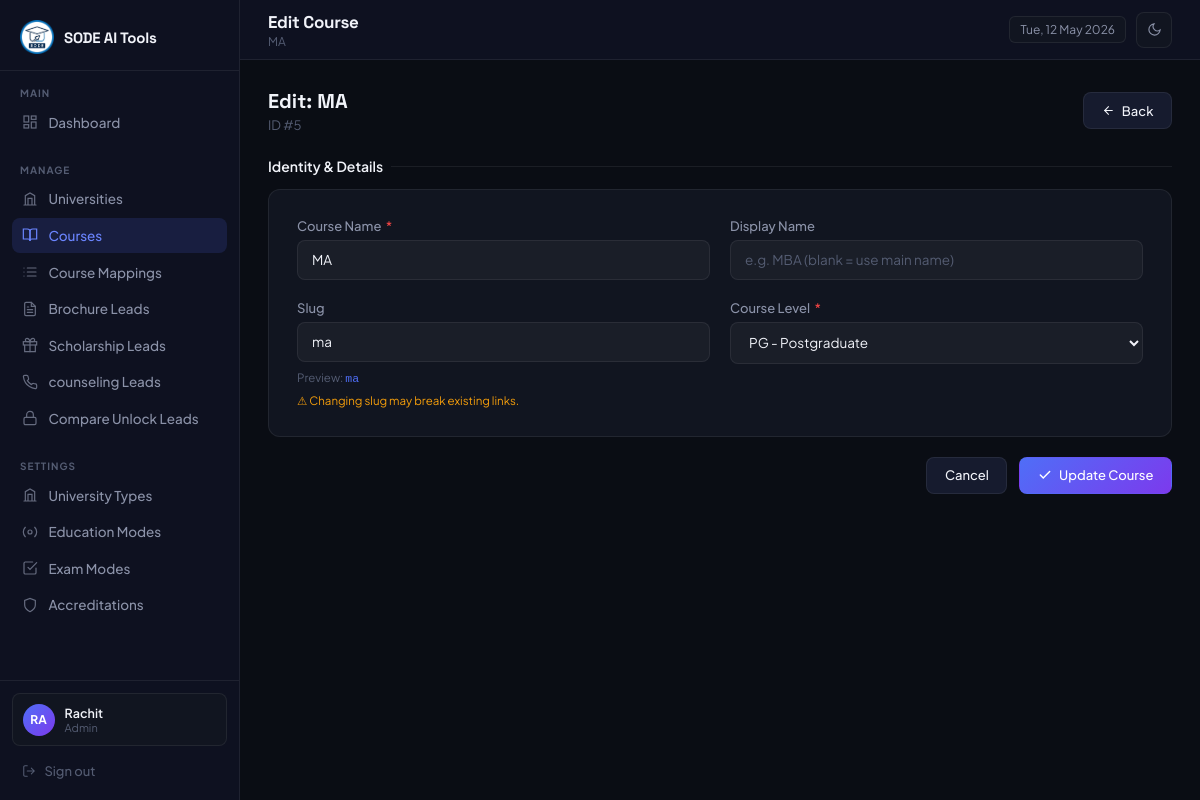
The app's page /admin/courses/edit.php?id=5 (signed in) with its own data.
### tables this page shows
CREATE TABLE `courses` (
  `id` int(10) UNSIGNED NOT NULL,
  `name` varchar(255) NOT NULL,
  `display_name` varchar(255) DEFAULT NULL,
  `slug` varchar(255) DEFAULT NULL,
  `course_level` enum('UG','PG') NOT NULL,
  `is_active` tinyint(1) NOT NULL DEFAULT 1,
  `created_at` timestamp NOT NULL DEFAULT current_timestamp(),
  `updated_at` timestamp NOT NULL DEFAULT current_timestamp() ON UPDATE current_timestamp()
);

### includes/helpers.php (called while the page is built, shortened)
<?php
function e(mixed $val): string {
    return htmlspecialchars((string)$val, ENT_QUOTES, 'UTF-8');
}

### admin/courses/edit.php (the view, shortened to what this page needs)
<?php
require_once '../../includes/db.php';
require_once '../../includes/helpers.php';
$id = (int)($_GET['id'] ?? 0);
$stmt = $pdo->prepare("SELECT * FROM courses WHERE id=? AND is_active=1");
$stmt->execute([$id]);
$course = $stmt->fetch();
$old    = $course;
$page_title    = 'Edit Course';
$page_subtitle = $course['name'];
?>
<!DOCTYPE html>
<html lang="en">
<head>
</head>
<body>
<?php require_once __DIR__ . '/../includes/sidebar.php'; ?>
<main class="main">
  <?php require_once __DIR__ . '/../includes/topbar.php'; ?>
  <div class="content">
    <div class="page-header">
      <div><h3>Edit: <?= e($course['name']) ?></h3><p>ID #<?= $id ?></p></div>
      <a href="<?= ADMIN_URL ?>/courses/index.php" class="btn btn-secondary">
        <svg width="13" height="13" viewBox="0 0 24 24" fill="none" stroke="currentColor" stroke-width="2" stroke-linecap="round"><line x1="19" y1="12" x2="5" y2="12"/><polyline points="12 19 5 12 12 5"/></svg>
        Back
      </a>
    </div>
    <form method="POST" novalidate>
      <div class="section-title">Identity &amp; Details</div>
      <div class="form-card" style="margin-bottom:1.25rem;">
        <div class="form-grid">
          <div class="form-group">
            <label>Course Name <span class="req">*</span></label>
            <input id="course_name" name="name" type="text" class="form-control"
                   value="<?= e($old['name'] ?? '') ?>" required>
          </div>
          <div class="form-group">
            <label>Display Name</label>
            <input name="display_name" type="text" class="form-control"
                   placeholder="e.g. MBA (blank = use main name)" value="<?= e($old['display_name'] ?? '') ?>">
          </div>
          <div class="form-group">
            <label>Slug</label>
            <input id="course_slug" name="slug" type="text" class="form-control"
                   value="<?= e($old['slug'] ?? '') ?>">
            <span class="form-hint">Preview: <code id="course_slug_preview" style="color:var(--accent);"><?= e($old['slug'] ?? '—') ?></code></span>
            <span class="form-hint" style="color:var(--warning);">⚠ Changing slug may break existing links.</span>
          </div>
          <div class="form-group">
            <label>Course Level <span class="req">*</span></label>
            <select name="course_level" class="form-control" required>
              <option value="PG" <?= ($old['course_level']??'') === 'PG' ? 'selected' : '' ?>>PG - Postgraduate</option>
            </select>
          </div>
        </div>
      </div>
      <div style="display:flex;gap:.75rem;justify-content:flex-end;">
        <a href="<?= ADMIN_URL ?>/courses/index.php" class="btn btn-secondary">Cancel</a>
        <button type="submit" class="btn btn-primary">
          <svg width="14" height="14" viewBox="0 0 24 24" fill="none" stroke="currentColor" stroke-width="2.5" stroke-linecap="round"><polyline points="20 6 9 17 4 12"/></svg>
          Update Course
        </button>
      </div>
    </form>
  </div>
</main>
</body>
</html>

### admin/includes/topbar.php (shortened to what this page needs)
<div class="topbar">
  <div class="topbar-left-wrap">
    <div class="topbar-left">
      <h2><?= htmlspecialchars($page_title) ?></h2>
      <?php if ($page_subtitle): ?>
        <p><?= htmlspecialchars($page_subtitle) ?></p>
      <?php endif; ?>
    </div>
  </div>
  <div class="topbar-right">
    <div class="badge-date"><?= date('D, d M Y') ?></div>
    <button class="btn-theme-toggle" id="themeToggle" aria-label="Toggle theme" title="Toggle light/dark mode">
      <span class="icon-dark">
        <svg width="15" height="15" viewBox="0 0 24 24" fill="none" stroke="currentColor" stroke-width="1.8" stroke-linecap="round">
          <path d="M21 12.79A9 9 0 1 1 11.21 3 7 7 0 0 0 21 12.79z"/>
        </svg>
      </span>
    </button>
  </div>
</div>

### admin/includes/layout_head.php (style rules this page uses)
*, *::before, *::after { box-sizing: border-box; margin: 0; padding: 0; }
:root { color-scheme: dark; --bg: #0a0d14; --sidebar: #0e1120; --surface: #111520; --surface-h: #161b2e; --border: rgba(255, 255, 255, 0.07); --border-h: rgba(255, 255, 255, 0.13); --accent: #4f6ef7; --accent-h: #6b85ff; --accent-g: #7c3aed; --text: #f1f3f9; --text-m: #8b92a8; --text-s: #545c72; --success: #22c55e; --warning: #f59e0b; --danger: #ef4444; --radius: 12px; --radius-sm: 8px; --sidebar-w: 240px; }
select option { background: var(--surface); color: var(--text); }
body { font-family: 'Plus Jakarta Sans', sans-serif; background: var(--bg); color: var(--text); display: flex; min-height: 100vh; font-size: 14px; transition: background 0.2s, color 0.2s; overflow-x: hidden; }
.main { margin-left: var(--sidebar-w); flex: 1; display: flex; flex-direction: column; min-height: 100vh; min-width: 0; }
.topbar { height: 60px; border-bottom: 1px solid var(--border); display: flex; align-items: center; justify-content: space-between; padding: 0 1.75rem; background: var(--sidebar); position: sticky; top: 0; z-index: 50; }
.topbar-left-wrap { display: flex; align-items: center; gap: 12px; }
.topbar-left h2 { font-family: 'Space Grotesk', sans-serif; font-size: 17px; font-weight: 700; letter-spacing: -0.3px; }
.topbar-left p { font-size: 12px; color: var(--text-s); margin-top: 1px; }
.topbar-right { display: flex; align-items: center; gap: 10px; }
.badge-date { background: var(--surface); border: 1px solid var(--border); border-radius: 6px; padding: 5px 10px; font-size: 12px; color: var(--text-m); }
.btn-theme-toggle { display: flex; align-items: center; justify-content: center; width: 36px; height: 36px; background: var(--surface); border: 1px solid var(--border); border-radius: var(--radius-sm); cursor: pointer; color: var(--text-m); transition: background 0.15s, color 0.15s, border-color 0.15s; flex-shrink: 0; }
body .icon-dark { display: flex; }
.content { padding: 1.75rem; flex: 1; min-width: 0; max-width: 100%; overflow-x: hidden; }
.section-title { font-size: 14px; font-weight: 600; color: var(--text); margin-bottom: 0.875rem; display: flex; align-items: center; gap: 8px; }
.section-title::after { content: ''; flex: 1; height: 1px; background: var(--border); }
.form-card { background: var(--surface); border: 1px solid var(--border); border-radius: var(--radius); padding: 1.75rem; }
.form-grid { display: grid; grid-template-columns: 1fr 1fr; gap: 1.25rem; }
.form-group { display: flex; flex-direction: column; gap: 6px; }
.form-group label { font-size: 13px; font-weight: 500; color: var(--text-m); }
.form-group label span.req { color: var(--danger); margin-left: 2px; }
.form-control { width: 100%; background: rgba(255, 255, 255, 0.04); border: 1px solid var(--border); border-radius: var(--radius-sm); padding: 0.65rem 0.875rem; font-size: 13.5px; font-family: inherit; color: var(--text); transition: border-color 0.2s, box-shadow 0.2s; outline: none; }
.form-control::placeholder { color: var(--text-s); }
select.form-control { cursor: pointer; }
.form-hint { font-size: 11.5px; color: var(--text-s); margin-top: 2px; }
.btn { display: inline-flex; align-items: center; gap: 7px; padding: 0.6rem 1.1rem; border-radius: var(--radius-sm); font-size: 13px; font-weight: 500; font-family: inherit; cursor: pointer; transition: opacity 0.2s, transform 0.15s, background 0.15s; text-decoration: none; border: 1px solid transparent; }
.btn-primary { background: linear-gradient(135deg, var(--accent) 0%, var(--accent-g) 100%); color: #fff; border-color: transparent; }
.btn-secondary { background: var(--surface-h); color: var(--text); border-color: var(--border); }
.page-header { display: flex; align-items: center; justify-content: space-between; margin-bottom: 1.5rem; }
.page-header h3 { font-family: 'Space Grotesk', sans-serif; font-size: 20px; font-weight: 700; }
.page-header p { font-size: 13px; color: var(--text-s); margin-top: 3px; }

### records on screen
courses: name "MA", slug "ma", course_level "PG - Postgraduate"

### other values on screen
substr($_SESSION['admin_name'], 0, 2) "RA"
$_SESSION['admin_name'] "Rachit"
$_SESSION['admin_role'] "Admin"
$page_title "Edit Course"
$id "5"
